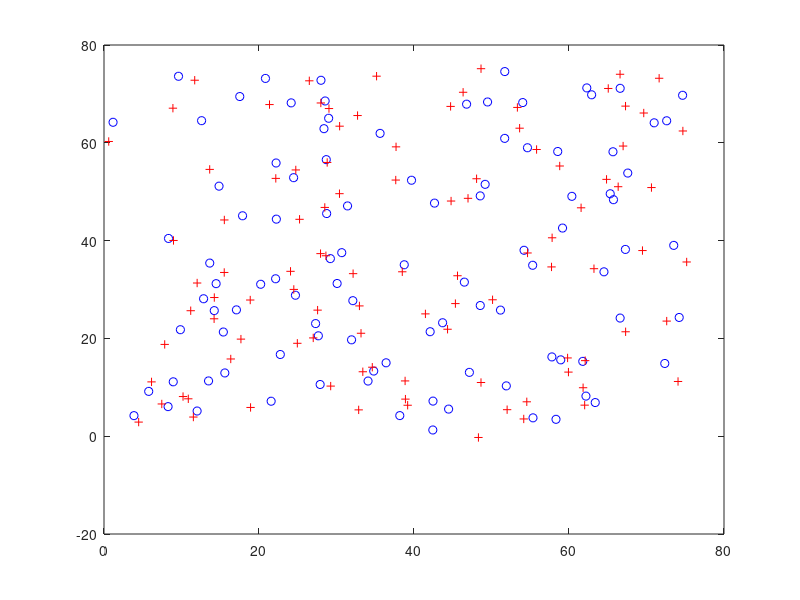

Write the MATLAB code that produced this figure.
clc;

robot_count = 100;
% robot_xy = randi([0 75], 2, robot_count),
robot_xy = rand(robot_count, 2).*[75 75];

bs_1_xy = [0 0];    % 3----4
bs_2_xy = [75 0];   % |    |
bs_3_xy = [0 75];   % |    |
bs_4_xy = [75 75];  % 1----2

bs_1_angle = zeros(robot_count, 1);
bs_2_angle = zeros(robot_count, 1);
bs_3_angle = zeros(robot_count, 1);
bs_4_angle = zeros(robot_count, 1);

bs_1_angle_err = zeros(robot_count, 1);
bs_2_angle_err = zeros(robot_count, 1);
bs_3_angle_err = zeros(robot_count, 1);
bs_4_angle_err = zeros(robot_count, 1);

r_container = zeros(robot_count, 2);

% tan $\alpha$ = $\deltax/\deltay$
for i = 1 : robot_count
  bs_1_angle = atand((0 - robot_xy(i, 1))/(0 - robot_xy(i, 2)));
  bs_2_angle = atand((75 - robot_xy(i, 1))/(0 - robot_xy(i, 2)));
  bs_3_angle = atand((0 - robot_xy(i, 1))/(75 - robot_xy(i, 2)));
  bs_4_angle = atand((75 - robot_xy(i, 1))/(75 - robot_xy(i, 2)));

  bs_1_angle_err = bs_1_angle + (rand()*8 - 4);
  bs_2_angle_err = bs_2_angle + (rand()*8 - 4);
  bs_3_angle_err = bs_3_angle + (rand()*8 - 4);
  bs_4_angle_err = bs_4_angle + (rand()*8 - 4);

  A = zeros(4, 2);
  A(1, :) = [1, -tand(bs_1_angle_err)];
  A(2, :) = [1, -tand(bs_2_angle_err)];
  A(3, :) = [1, -tand(bs_3_angle_err)]; 
  A(4, :) = [1, -tand(bs_4_angle_err)]; 

  B = zeros(4, 1);
  B(1, :) = [bs_1_xy(1) - bs_1_xy(2)*tand(bs_1_angle_err)];
  B(2, :) = [bs_2_xy(1) - bs_2_xy(2)*tand(bs_2_angle_err)];
  B(3, :) = [bs_3_xy(1) - bs_3_xy(2)*tand(bs_3_angle_err)];
  B(4, :) = [bs_4_xy(1) - bs_4_xy(2)*tand(bs_4_angle_err)];
  
  r = zeros(2, 1);
  r = inv(transpose(A) * A) * transpose(A) * B;
  r_container(i, :) = r;
end

robot_xy_delta = robot_xy - r_container;
robot_xy_err = sqrt(sum(robot_xy_delta.^2, 2));
robot_xy_err_mean = mean(robot_xy_err),

figure;
plot(robot_xy(:, 1), robot_xy(:, 2), 'bo'); hold on;
plot(r_container(:, 1), r_container(:, 2), 'r+'); hold off;
